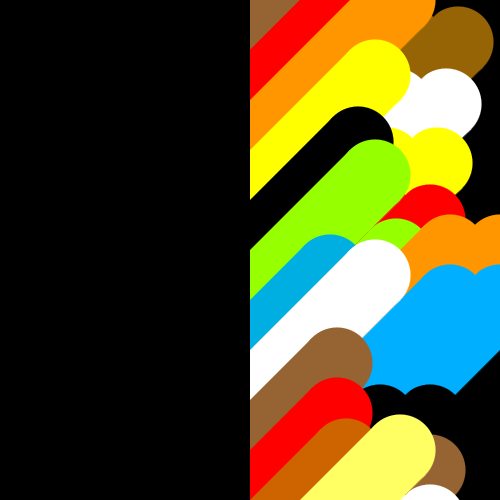
Frame 1 (no input)
Frame 60 (the mouse pressed at the canvas centre just before this capture): identical to frame 1, image omitted
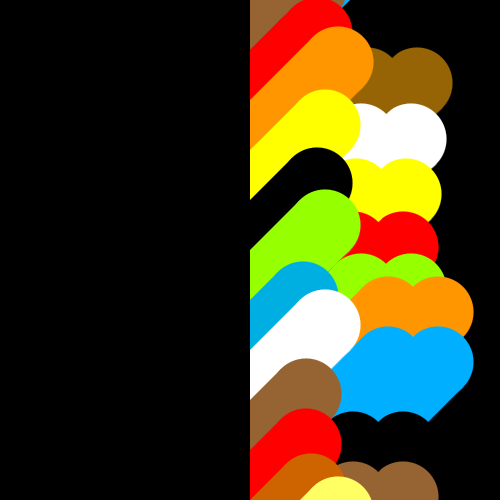
Frame 120 (the mouse held since frame 60 and released just before this capture)

The Processing sketch that drew these frames (run headless with seeded random() and noise(); from frame 60 on, the mouse is pressed at the canvas centre):

// Processing sketch: processing_86292
// ── processing_86292.pde

void setup ()
{
  size (500,500);
  smooth ();
}
void draw ()
{
  
  background (0);
  strokeWeight (random (0,0));
  
  
  //   INT
  
  
  int phm2;
  phm2 = 0-width/10*2;
  int pvm2;
  pvm2 = 0-width/10*2;
  int phm1;
  phm1 = 0-width/10*1;
  int pvm1;
  pvm1 = 0-width/10*1;
  int ph1;
  ph1 = width/10*1;
  int pv1;
  pv1 = width/10*1;
  int ph2;
  ph2 = width/10*2;
  int pv2;
  pv2 = width/10*2;
  int ph3;
  ph3 = width/10*3;
  int pv3;
  pv3 = width/10*3;
  int ph4;
  ph4 = width/10*4;
  int pv4;
  pv4 = width/10*4;
  int ph5;
  ph5 = width/10*5;
  int pv5;
  pv5 = width/10*5;
  int ph6;
  ph6 = width/10*6;
  int pv6;
  pv6 = width/10*6;
  int ph7;
  ph7 = width/10*7;
  int pv7;
  pv7 = width/10*7;
  int ph8;
  ph8 = width/10*8;
  int pv8;
  pv8 = width/10*8;
  int ph9;
  ph9 = width/10*9;
  int pv9;
  pv9 = width/10*9;
  int ph10;
  ph10 = width/10*10;
  int pv10;
  pv10 = width/10*10;
  int pv11;
  pv11 = width/10*11;
  int pv12;
  pv12 = width/10*12;
  int pv13;
  pv13 = width/10*13;
  int pv14;
  pv14 = width/10*14;
  int pv15;
  pv15 = width/10*15;
  
  
  int mm1;
  mm1 = 4;
  int mm2;
  mm2 = 5;
  int mm3;
  mm3 = 6;
  int mm4;
  mm4 = 7;
  int mm5;
  mm5 = 8;
  int mm6;
  mm6 = 9;
  
  int m1;
  m1 = (mouseY/mm1);
  int m2;
  m2 = (mouseY/mm2);
  int m3;
  m3 = (mouseY/mm3);
  int m4;
  m4 = (mouseY/mm4);
  int m5;
  m5 = (mouseY/mm5);
  int m6;
  m6 = (mouseY/mm6);
  
  color c1 = color(255,0,0);
  color c2 = color(255,150,0);
  color c3 = color(255,255,0);
  color c4 = color(0,0,0);
  color c5 = color(255,255,255);
  color c6 = color(150,100,50);
  color c7 = color(150,255,0);
  
  
  
  
  //   DRAW
  
  
  
  
  //   PH7
  
  
  
  
  
  stroke (0,175,255);
  fill (0,175,255);
  rect (ph7,0,width/10,height/10);
  quad (ph7,0,ph7+height/mm2-m2,0-height/mm2+m2,ph8+height/mm2-m2,pv1-height/mm2+m2,ph8,pv1);
  ellipse (ph8+height/mm2-m2-(width/10/2),pv1-height/mm2+m2-(width/10/2),width/7,height/7);
  
  stroke (0);
  fill (0);
  rect (ph7,pv1,width/10,height/10);
  quad (ph7,pv1,ph7+height/mm1-m1,pv1-height/mm1+m1,ph8+height/mm1-m1,pv2-height/mm1+m1,ph8,pv2);
  ellipse (ph8+height/mm1-m1-(width/10/2),pv2-height/mm1+m1-(width/10/2),width/7,height/7);
  
  stroke (150,100,5);
  fill (150,100,5);
  rect (ph7,pv2,width/10,height/10);
  quad (ph7,pv2,ph7+height/mm3-m3,pv2-height/mm3+m3,ph8+height/mm3-m3,pv3-height/mm3+m3,ph8,pv3);
  ellipse (ph8+height/mm3-m3-(width/10/2),pv3-height/mm3+m3-(width/10/2),width/7,height/7);
  
  stroke (255);
  fill (255);
  rect (ph7,pv3,width/10,height/10);
  quad (ph7,pv3,ph7+height/mm4-m4,pv3-height/mm4+m4,ph8+height/mm4-m4,pv4-height/mm4+m4,ph8,pv4);
  ellipse (ph8+height/mm4-m4-(width/10/2),pv4-height/mm4+m4-(width/10/2),width/7,height/7);
  
  stroke (255,255,0);
  fill (255,255,0);
  rect (ph7,pv4,width/10,height/10);
  quad (ph7,pv4,ph7+height/mm5-m5,pv4-height/mm5+m5,ph8+height/mm5-m5,pv5-height/mm5+m5,ph8,pv5);
  ellipse (ph8+height/mm5-m5-(width/10/2),pv5-height/mm5+m5-(width/10/2),width/7,height/7);
  
  stroke (255,0,0);
  fill (255,0,0);
  rect (ph7,pv5,width/10,height/10);
  quad (ph7,pv5,ph7+height/mm6-m6,pv5-height/mm6+m6,ph8+height/mm6-m6,pv6-height/mm6+m6,ph8,pv6);
  ellipse (ph8+height/mm6-m6-(width/10/2),pv6-height/mm6+m6-(width/10/2),width/7,height/7);
  
  stroke (150,255,0);
  fill (150,255,0);
  rect (ph7,pv6,width/10,height/10);
  quad (ph7,pv6,ph7+height/mm4-m4,pv6-height/mm4+m4,ph8+height/mm4-m4,pv7-height/mm4+m4,ph8,pv7);
  ellipse (ph8+height/mm4-m4-(width/10/2),pv7-height/mm4+m4-(width/10/2),width/7,height/7);
  
  stroke (255,150,0);
  fill (255,150,0);
  rect (ph7,pv7,width/10,height/10);
  quad (ph7,pv7,ph7+height/mm1-m1,pv7-height/mm1+m1,ph8+height/mm1-m1,pv8-height/mm1+m1,ph8,pv8);
  ellipse (ph8+height/mm1-m1-(width/10/2),pv8-height/mm1+m1-(width/10/2),width/7,height/7);
  
  stroke (0,175,255);
  fill (0,175,255);
  rect (ph7,pv8,width/10,height/10);
  quad (ph7,pv8,ph7+height/mm1-m1,pv8-height/mm1+m1,ph8+height/mm1-m1,pv9-height/mm1+m1,ph8,pv9);
  ellipse (ph8+height/mm1-m1-(width/10/2),pv9-height/mm1+m1-(width/10/2),width/7,height/7);
  
  stroke (0);
  fill (0);
  rect (ph7,pv9,width/10,height/10);
  quad (ph7,pv9,ph7+height/mm6-m6,pv9-height/mm6+m6,ph8+height/mm6-m6,pv10-height/mm6+m6,ph8,pv10);
  ellipse (ph8+height/mm6-m6-(width/10/2),pv10-height/mm6+m6-(width/10/2),width/7,height/7);
  
  stroke (150,100,50);
  fill (150,100,50);
  rect (ph7,pv10,width/10,height/10);
  quad (ph7,pv10,ph7+height/mm6-m6,pv10-height/mm6+m6,ph8+height/mm6-m6,pv11-height/mm6+m6,ph8,pv11);
  ellipse (ph8+height/mm6-m6-(width/10/2),pv11-height/mm6+m6-(width/10/2),width/7,height/7);
  
  stroke (255);
  fill (255);
  rect (ph7,pv11,width/10,height/10);
  quad (ph7,pv11,ph7+height/mm6-m6,pv11-height/mm6+m6,ph8+height/mm6-m6,pv12-height/mm6+m6,ph8,pv12);
  ellipse (ph8+height/mm6-m6-(width/10/2),pv12-height/mm6+m6-(width/10/2),width/7,height/7);
  
  stroke (255,255,0);
  fill (255,255,0);
  rect (ph7,pv12,width/10,height/10);
  quad (ph7,pv12,ph7+height/mm6-m6,pv12-height/mm6+m6,ph8+height/mm6-m6,pv13-height/mm6+m6,ph8,pv13);
  ellipse (ph8+height/mm6-m6-(width/10/2),pv13-height/mm6+m6-(width/10/2),width/7,height/7);
  
  stroke (255,0,0);
  fill (255,0,0);
  rect (ph7,pv13,width/10,height/10);
  quad (ph7,pv13,ph7+height/mm6-m6,pv13-height/mm6+m6,ph8+height/mm6-m6,pv14-height/mm6+m6,ph8,pv14);
  ellipse (ph8+height/mm6-m6-(width/10/2),pv14-height/mm6+m6-(width/10/2),width/7,height/7);
  
  stroke (150,255,0);
  fill (150,255,0);
  rect (ph7,pv14,width/10,height/10);
  quad (ph7,pv14,ph7+height/mm6-m6,pv14-height/mm6+m6,ph8+height/mm6-m6,pv15-height/mm6+m6,ph8,pv15);
  ellipse (ph8+height/mm6-m6-(width/10/2),pv15-height/mm6+m6-(width/10/2),width/7,height/7);
  
  
  
  
  
  //   PH6
  
  
  
  
  
  stroke (0,175,255);
  fill (0,175,255);
  rect (ph6,0,width/10,height/10);
  quad (ph6,0,ph6+height/mm2-m2,0-height/mm2+m2,ph7+height/mm2-m2,pv1-height/mm2+m2,ph7,pv1);
  ellipse (ph7+height/mm2-m2-(width/10/2),pv1-height/mm2+m2-(width/10/2),width/7,height/7);
  
  stroke (0);
  fill (0);
  rect (ph6,pv1,width/10,height/10);
  quad (ph6,pv1,ph6+height/mm1-m1,pv1-height/mm1+m1,ph7+height/mm1-m1,pv2-height/mm1+m1,ph7,pv2);
  ellipse (ph7+height/mm1-m1-(width/10/2),pv2-height/mm1+m1-(width/10/2),width/7,height/7);
  
  stroke (150,100,5);
  fill (150,100,5);
  rect (ph6,pv2,width/10,height/10);
  quad (ph6,pv2,ph6+height/mm3-m3,pv2-height/mm3+m3,ph7+height/mm3-m3,pv3-height/mm3+m3,ph7,pv3);
  ellipse (ph7+height/mm3-m3-(width/10/2),pv3-height/mm3+m3-(width/10/2),width/7,height/7);
  
  stroke (255);
  fill (255);
  rect (ph6,pv3,width/10,height/10);
  quad (ph6,pv3,ph6+height/mm4-m4,pv3-height/mm4+m4,ph7+height/mm4-m4,pv4-height/mm4+m4,ph7,pv4);
  ellipse (ph7+height/mm4-m4-(width/10/2),pv4-height/mm4+m4-(width/10/2),width/7,height/7);
  
  stroke (255,255,0);
  fill (255,255,0);
  rect (ph6,pv4,width/10,height/10);
  quad (ph6,pv4,ph6+height/mm5-m5,pv4-height/mm5+m5,ph7+height/mm5-m5,pv5-height/mm5+m5,ph7,pv5);
  ellipse (ph7+height/mm5-m5-(width/10/2),pv5-height/mm5+m5-(width/10/2),width/7,height/7);
  
  stroke (255,0,0);
  fill (255,0,0);
  rect (ph6,pv5,width/10,height/10);
  quad (ph6,pv5,ph6+height/mm6-m6,pv5-height/mm6+m6,ph7+height/mm6-m6,pv6-height/mm6+m6,ph7,pv6);
  ellipse (ph7+height/mm6-m6-(width/10/2),pv6-height/mm6+m6-(width/10/2),width/7,height/7);
  
  stroke (150,255,0);
  fill (150,255,0);
  rect (ph6,pv6,width/10,height/10);
  quad (ph6,pv6,ph6+height/mm4-m4,pv6-height/mm4+m4,ph7+height/mm4-m4,pv7-height/mm4+m4,ph7,pv7);
  ellipse (ph7+height/mm4-m4-(width/10/2),pv7-height/mm4+m4-(width/10/2),width/7,height/7);
  
  stroke (255,150,0);
  fill (255,150,0);
  rect (ph6,pv7,width/10,height/10);
  quad (ph6,pv7,ph6+height/mm1-m1,pv7-height/mm1+m1,ph7+height/mm1-m1,pv8-height/mm1+m1,ph7,pv8);
  ellipse (ph7+height/mm1-m1-(width/10/2),pv8-height/mm1+m1-(width/10/2),width/7,height/7);
  
  stroke (0,175,255);
  fill (0,175,255);
  rect (ph6,pv8,width/10,height/10);
  quad (ph6,pv8,ph6+height/mm1-m1,pv8-height/mm1+m1,ph7+height/mm1-m1,pv9-height/mm1+m1,ph7,pv9);
  ellipse (ph7+height/mm1-m1-(width/10/2),pv9-height/mm1+m1-(width/10/2),width/7,height/7);
  
  stroke (0);
  fill (0);
  rect (ph6,pv9,width/10,height/10);
  quad (ph6,pv9,ph6+height/mm6-m6,pv9-height/mm6+m6,ph7+height/mm6-m6,pv10-height/mm6+m6,ph7,pv10);
  ellipse (ph7+height/mm6-m6-(width/10/2),pv10-height/mm6+m6-(width/10/2),width/7,height/7);
  
  stroke (150,100,50);
  fill (150,100,50);
  rect (ph6,pv10,width/10,height/10);
  quad (ph6,pv10,ph6+height/mm6-m6,pv10-height/mm6+m6,ph7+height/mm6-m6,pv11-height/mm6+m6,ph7,pv11);
  ellipse (ph7+height/mm6-m6-(width/10/2),pv11-height/mm6+m6-(width/10/2),width/7,height/7);
  
  stroke (255);
  fill (255);
  rect (ph6,pv11,width/10,height/10);
  quad (ph6,pv11,ph6+height/mm6-m6,pv11-height/mm6+m6,ph7+height/mm6-m6,pv12-height/mm6+m6,ph7,pv12);
  ellipse (ph7+height/mm6-m6-(width/10/2),pv12-height/mm6+m6-(width/10/2),width/7,height/7);
  
  stroke (255,255,0);
  fill (255,255,0);
  rect (ph6,pv12,width/10,height/10);
  quad (ph6,pv12,ph6+height/mm6-m6,pv12-height/mm6+m6,ph7+height/mm6-m6,pv13-height/mm6+m6,ph7,pv13);
  ellipse (ph7+height/mm6-m6-(width/10/2),pv13-height/mm6+m6-(width/10/2),width/7,height/7);
  
  stroke (255,0,0);
  fill (255,0,0);
  rect (ph6,pv13,width/10,height/10);
  quad (ph6,pv13,ph6+height/mm6-m6,pv13-height/mm6+m6,ph7+height/mm6-m6,pv14-height/mm6+m6,ph7,pv14);
  ellipse (ph7+height/mm6-m6-(width/10/2),pv14-height/mm6+m6-(width/10/2),width/7,height/7);
  
  stroke (150,255,0);
  fill (150,255,0);
  rect (ph6,pv14,width/10,height/10);
  quad (ph6,pv14,ph6+height/mm6-m6,pv14-height/mm6+m6,ph7+height/mm6-m6,pv15-height/mm6+m6,ph7,pv15);
  ellipse (ph7+height/mm6-m6-(width/10/2),pv15-height/mm6+m6-(width/10/2),width/7,height/7);
  
  
  
  
  
  //   PH5
  
  
  
  
  
  stroke (150,100,50);
  fill (150,100,50);
  rect (ph5,0,width/10,height/10);
  quad (ph5,0,ph5+height/mm4-m4,0-height/mm4+m4,ph6+height/mm4-m4,pv1-height/mm4+m4,ph6,pv1);
  ellipse (ph6+height/mm4-m4-(width/10/2),pv1-height/mm4+m4-(width/10/2),width/7,height/7);
  
  stroke (255,0,0);
  fill (255,0,0);
  rect (ph5,pv1,width/10,height/10);
  quad (ph5,pv1,ph5+height/mm3-m3,pv1-height/mm3+m3,ph6+height/mm3-m3,pv2-height/mm3+m3,ph6,pv2);
  ellipse (ph6+height/mm3-m3-(width/10/2),pv2-height/mm3+m3-(width/10/2),width/7,height/7);
  
  stroke (255,0,0);
  fill (255,0,0);
  rect (ph5,pv1,width/10,height/10);
  quad (ph5,pv1,ph5+height/mm5-m5,pv1-height/mm5+m5,ph6+height/mm5-m5,pv2-height/mm5+m5,ph6,pv2);
  ellipse (ph6+height/mm5-m5-(width/10/2),pv2-height/mm5+m5-(width/10/2),width/7,height/7);
  
  stroke (255,150,0);
  fill (255,150,0);
  rect (ph5,pv2,width/10,height/10);
  quad (ph5,pv2,ph5+height/mm1-m1,pv2-height/mm1+m1,ph6+height/mm1-m1,pv3-height/mm1+m1,ph6,pv3);
  ellipse (ph6+height/mm1-m1-(width/10/2),pv3-height/mm1+m1-(width/10/2),width/7,height/7);
  
  stroke (255,255,0);
  fill (255,255,0);
  rect (ph5,pv3,width/10,height/10);
  quad (ph5,pv3,ph5+height/mm2-m2,pv3-height/mm2+m2,ph6+height/mm2-m2,pv4-height/mm2+m2,ph6,pv4);
  ellipse (ph6+height/mm2-m2-(width/10/2),pv4-height/mm2+m2-(width/10/2),width/7,height/7);
  
  stroke (0);
  fill (0);
  rect (ph5,pv4,width/10,height/10);
  quad (ph5,pv4,ph5+height/mm3-m3,pv4-height/mm3+m3,ph6+height/mm3-m3,pv5-height/mm3+m3,ph6,pv5);
  ellipse (ph6+height/mm3-m3-(width/10/2),pv5-height/mm3+m3-(width/10/2),width/7,height/7);
  
  stroke (150,255,0);
  fill (150,255,0);
  rect (ph5,pv5,width/10,height/10);
  quad (ph5,pv5,ph5+height/mm2-m2,pv5-height/mm2+m2,ph6+height/mm2-m2,pv6-height/mm2+m2,ph6,pv6);
  ellipse (ph6+height/mm2-m2-(width/10/2),pv6-height/mm2+m2-(width/10/2),width/7,height/7);
  
  stroke (0,175,255);
  fill (0,175,225);
  rect (ph5,pv6,width/10,height/10);
  quad (ph5,pv6,ph5+height/mm6-m6,pv6-height/mm6+m6,ph6+height/mm6-m6,pv7-height/mm6+m6,ph6,pv7);
  ellipse (ph6+height/mm6-m6-(width/10/2),pv7-height/mm6+m6-(width/10/2),width/7,height/7);
  
  stroke (255);
  fill (255);
  rect (ph5,pv7,width/10,height/10);
  quad (ph5,pv7,ph5+height/mm2-m2,pv7-height/mm2+m2,ph6+height/mm2-m2,pv8-height/mm2+m2,ph6,pv8);
  ellipse (ph6+height/mm2-m2-(width/10/2),pv8-height/mm2+m2-(width/10/2),width/7,height/7);
  
  stroke (150,100,50);
  fill (150,100,50);
  rect (ph5,pv8,width/10,height/10);
  quad (ph5,pv8,ph5+height/mm5-m5,pv8-height/mm5+m5,ph6+height/mm5-m5,pv9-height/mm5+m5,ph6,pv9);
  ellipse (ph6+height/mm5-m5-(width/10/2),pv9-height/mm5+m5-(width/10/2),width/7,height/7);
  
  stroke (255,0,0);
  fill (255,0,0);
  rect (ph5,pv9,width/10,height/10);
  quad (ph5,pv9,ph5+height/mm5-m5,pv9-height/mm5+m5,ph6+height/mm5-m5,pv10-height/mm5+m5,ph6,pv10);
  ellipse (ph6+height/mm5-m5-(width/10/2),pv10-height/mm5+m5-(width/10/2),width/7,height/7);
  
  stroke (205,100,0);
  fill (205,100,0);
  rect (ph5,pv10,width/10,height/10);
  quad (ph5,pv10,ph5+height/mm4-m4,pv10-height/mm4+m4,ph6+height/mm4-m4,pv11-height/mm4+m4,ph6,pv11);
  ellipse (ph6+height/mm4-m4-(width/10/2),pv11-height/mm4+m4-(width/10/2),width/7,height/7);
  
  stroke (255,255,100);
  fill (255,255,100);
  rect (ph5,pv11,width/10,height/10);
  quad (ph5,pv11,ph5+height/mm1-m1,pv11-height/mm1+m1,ph6+height/mm1-m1,pv12-height/mm1+m1,ph6,pv12);
  ellipse (ph6+height/mm1-m1-(width/10/2),pv12-height/mm1+m1-(width/10/2),width/7,height/7);
  
  stroke (0);
  fill (0);
  rect (ph5,pv12,width/10,height/10);
  quad (ph5,pv12,ph5+height/mm5-m5,pv12-height/mm5+m5,ph6+height/mm5-m5,pv13-height/mm5+m5,ph6,pv13);
  ellipse (ph6+height/mm5-m5-(width/10/2),pv13-height/mm5+m5-(width/10/2),width/7,height/7);
  
  stroke (150,255,0);
  fill (150,255,0);
  rect (ph5,pv13,width/10,height/10);
  quad (ph5,pv13,ph5+height/mm2-m2,pv13-height/mm2+m2,ph6+height/mm2-m2,pv14-height/mm2+m2,ph6,pv14);
  ellipse (ph6+height/mm2-m2-(width/10/2),pv14-height/mm2+m2-(width/10/2),width/7,height/7);
  
  stroke (0,175,255);
  fill (0,175,255);
  rect (ph5,pv14,width/10,height/10);
  quad (ph5,pv14,ph5+height/mm3-m3,pv14-height/mm3+m3,ph6+height/mm3-m3,pv15-height/mm3+m3,ph6,pv15);
  ellipse (ph6+height/mm3-m3-(width/10/2),pv15-height/mm3+m3-(width/10/2),width/7,height/7);
  
  
}
